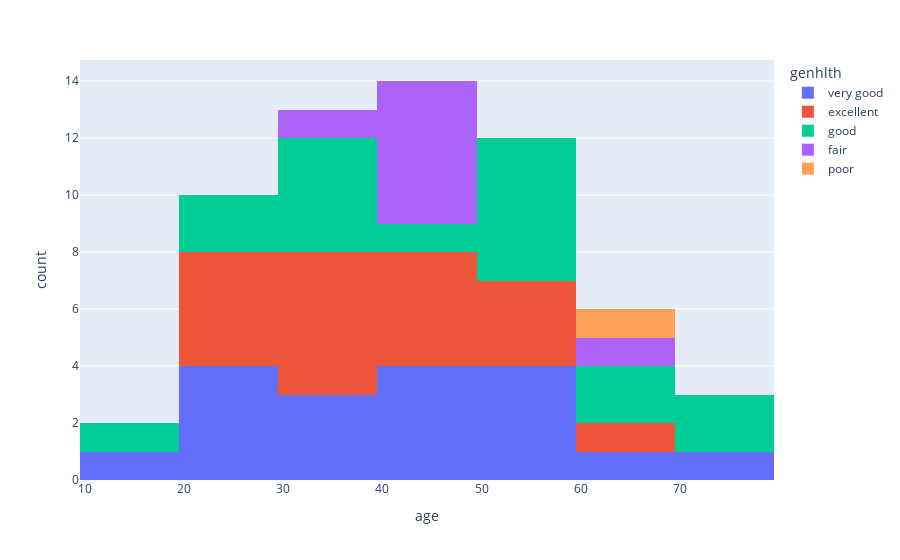

Here is the notebook cell this chart was saved with:
### Code cell
fig = px.histogram(DF_new, x = 'age', color= 'genhlth', nbins=6 )
fig.show()

### Figure 1 — Plotly figure (JSON) as saved in the notebook; plotly's stock layout.template omitted (floating-point values rounded to 4 significant figures)
{"data": [{"alignmentgroup": "True", "bingroup": "x", "hovertemplate": "genhlth=very good<br>age=%{x}<br>count=%{y}<extra></extra>", "legendgroup": "very good", "marker": {"color": "#636efa", "pattern": {"shape": ""}}, "name": "very good", "nbinsx": 6, "offsetgroup": "very good", "orientation": "v", "showlegend": true, "type": "histogram", "x": [45, 33, 28, 42, 57, 57, 34, 24, 56, 24, 43, 50, 35, 77, 69, 23, 19, 40], "xaxis": "x", "yaxis": "y"}, {"alignmentgroup": "True", "bingroup": "x", "hovertemplate": "genhlth=excellent<br>age=%{x}<br>count=%{y}<extra></extra>", "legendgroup": "excellent", "marker": {"color": "#EF553B", "pattern": {"shape": ""}}, "name": "excellent", "nbinsx": 6, "offsetgroup": "excellent", "orientation": "v", "showlegend": true, "type": "histogram", "x": [24, 47, 34, 49, 47, 28, 68, 33, 37, 51, 43, 50, 25, 51, 35, 30, 28], "xaxis": "x", "yaxis": "y"}, {"alignmentgroup": "True", "bingroup": "x", "hovertemplate": "genhlth=good<br>age=%{x}<br>count=%{y}<extra></extra>", "legendgroup": "good", "marker": {"color": "#00cc96", "pattern": {"shape": ""}}, "name": "good", "nbinsx": 6, "offsetgroup": "good", "orientation": "v", "showlegend": true, "type": "histogram", "x": [26, 50, 19, 42, 60, 37, 74, 52, 68, 24, 59, 37, 74, 52, 38, 31, 55], "xaxis": "x", "yaxis": "y"}, {"alignmentgroup": "True", "bingroup": "x", "hovertemplate": "genhlth=fair<br>age=%{x}<br>count=%{y}<extra></extra>", "legendgroup": "fair", "marker": {"color": "#ab63fa", "pattern": {"shape": ""}}, "name": "fair", "nbinsx": 6, "offsetgroup": "fair", "orientation": "v", "showlegend": true, "type": "histogram", "x": [43, 48, 61, 49, 47, 48, 32], "xaxis": "x", "yaxis": "y"}, {"alignmentgroup": "True", "bingroup": "x", "hovertemplate": "genhlth=poor<br>age=%{x}<br>count=%{y}<extra></extra>", "legendgroup": "poor", "marker": {"color": "#FFA15A", "pattern": {"shape": ""}}, "name": "poor", "nbinsx": 6, "offsetgroup": "poor", "orientation": "v", "showlegend": true, "type": "histogram", "x": [64], "xaxis": "x", "yaxis": "y"}], "layout": {"autosize": true, "barmode": "relative", "legend": {"title": {"text": "genhlth"}, "tracegroupgap": 0}, "margin": {"t": 60}, "xaxis": {"anchor": "y", "autorange": true, "domain": [0, 1], "range": [9.5, 79.5], "title": {"text": "age"}, "type": "linear"}, "yaxis": {"anchor": "x", "autorange": true, "domain": [0, 1], "range": [0, 14.74], "title": {"text": "count"}}}}
